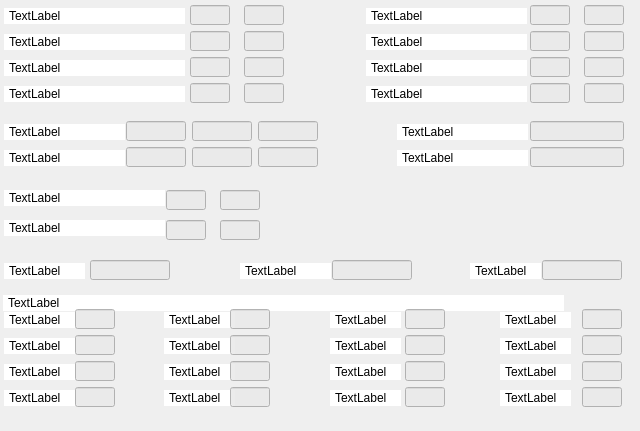
<?xml version="1.0" encoding="UTF-8"?>
<ui version="4.0">
 <class>CharPanelData</class>
 <widget class="QWidget" name="CharPanelData">
  <property name="geometry">
   <rect>
    <x>0</x>
    <y>0</y>
    <width>640</width>
    <height>431</height>
   </rect>
  </property>
  <property name="windowTitle">
   <string notr="true">Form</string>
  </property>
  <property name="styleSheet">
   <string notr="true">QLabel{
	background-color: white;
	padding: 2 2 2 2;
}
QLineEdit{
	background-color: rgba(233, 233, 233, 220);
}</string>
  </property>
  <widget class="MyLabel" name="attack_Text">
   <property name="geometry">
    <rect>
     <x>4</x>
     <y>8</y>
     <width>181</width>
     <height>16</height>
    </rect>
   </property>
   <property name="text">
    <string notr="true">TextLabel</string>
   </property>
  </widget>
  <widget class="MyLabel" name="defense_Text">
   <property name="geometry">
    <rect>
     <x>4</x>
     <y>34</y>
     <width>181</width>
     <height>16</height>
    </rect>
   </property>
   <property name="text">
    <string notr="true">TextLabel</string>
   </property>
  </widget>
  <widget class="MyLabel" name="magic_Text">
   <property name="geometry">
    <rect>
     <x>4</x>
     <y>60</y>
     <width>181</width>
     <height>16</height>
    </rect>
   </property>
   <property name="text">
    <string notr="true">TextLabel</string>
   </property>
  </widget>
  <widget class="MyLabel" name="magicDef_Text">
   <property name="geometry">
    <rect>
     <x>4</x>
     <y>86</y>
     <width>181</width>
     <height>16</height>
    </rect>
   </property>
   <property name="text">
    <string notr="true">TextLabel</string>
   </property>
  </widget>
  <widget class="MyLabel" name="speed_Text">
   <property name="geometry">
    <rect>
     <x>366</x>
     <y>8</y>
     <width>161</width>
     <height>16</height>
    </rect>
   </property>
   <property name="text">
    <string notr="true">TextLabel</string>
   </property>
  </widget>
  <widget class="MyLabel" name="luck_Text">
   <property name="geometry">
    <rect>
     <x>366</x>
     <y>34</y>
     <width>161</width>
     <height>16</height>
    </rect>
   </property>
   <property name="text">
    <string notr="true">TextLabel</string>
   </property>
  </widget>
  <widget class="MyLabel" name="evade_Text">
   <property name="geometry">
    <rect>
     <x>366</x>
     <y>60</y>
     <width>161</width>
     <height>16</height>
    </rect>
   </property>
   <property name="text">
    <string notr="true">TextLabel</string>
   </property>
  </widget>
  <widget class="MyLabel" name="hit_Text">
   <property name="geometry">
    <rect>
     <x>366</x>
     <y>86</y>
     <width>161</width>
     <height>16</height>
    </rect>
   </property>
   <property name="text">
    <string notr="true">TextLabel</string>
   </property>
  </widget>
  <widget class="MyLabel" name="hp_Text">
   <property name="geometry">
    <rect>
     <x>4</x>
     <y>124</y>
     <width>121</width>
     <height>16</height>
    </rect>
   </property>
   <property name="text">
    <string notr="true">TextLabel</string>
   </property>
  </widget>
  <widget class="MyLabel" name="mp_Text">
   <property name="geometry">
    <rect>
     <x>4</x>
     <y>150</y>
     <width>121</width>
     <height>16</height>
    </rect>
   </property>
   <property name="text">
    <string notr="true">TextLabel</string>
   </property>
  </widget>
  <widget class="MyLabel" name="curAP_Text">
   <property name="geometry">
    <rect>
     <x>397</x>
     <y>124</y>
     <width>131</width>
     <height>16</height>
    </rect>
   </property>
   <property name="text">
    <string notr="true">TextLabel</string>
   </property>
  </widget>
  <widget class="MyLabel" name="AP_got_till_next_lvl_Text">
   <property name="geometry">
    <rect>
     <x>397</x>
     <y>150</y>
     <width>131</width>
     <height>16</height>
    </rect>
   </property>
   <property name="text">
    <string notr="true">TextLabel</string>
   </property>
  </widget>
  <widget class="MyLabel" name="overdrive_Text">
   <property name="geometry">
    <rect>
     <x>4</x>
     <y>190</y>
     <width>161</width>
     <height>16</height>
    </rect>
   </property>
   <property name="text">
    <string notr="true">TextLabel</string>
   </property>
  </widget>
  <widget class="MyLabel" name="s_lv_Text">
   <property name="geometry">
    <rect>
     <x>4</x>
     <y>220</y>
     <width>161</width>
     <height>16</height>
    </rect>
   </property>
   <property name="text">
    <string notr="true">TextLabel</string>
   </property>
  </widget>
  <widget class="MyLabel" name="battles_Text">
   <property name="geometry">
    <rect>
     <x>4</x>
     <y>263</y>
     <width>81</width>
     <height>16</height>
    </rect>
   </property>
   <property name="text">
    <string notr="true">TextLabel</string>
   </property>
  </widget>
  <widget class="MyLabel" name="enemys_Text">
   <property name="geometry">
    <rect>
     <x>240</x>
     <y>263</y>
     <width>91</width>
     <height>16</height>
    </rect>
   </property>
   <property name="text">
    <string notr="true">TextLabel</string>
   </property>
  </widget>
  <widget class="MyLabel" name="deaths_Text">
   <property name="geometry">
    <rect>
     <x>470</x>
     <y>263</y>
     <width>71</width>
     <height>16</height>
    </rect>
   </property>
   <property name="text">
    <string notr="true">TextLabel</string>
   </property>
  </widget>
  <widget class="MyLabel" name="overdrive_modes_Text">
   <property name="geometry">
    <rect>
     <x>3</x>
     <y>295</y>
     <width>561</width>
     <height>16</height>
    </rect>
   </property>
   <property name="text">
    <string notr="true">TextLabel</string>
   </property>
  </widget>
  <widget class="MyLabel" name="overdrive_warrior_Text">
   <property name="geometry">
    <rect>
     <x>4</x>
     <y>312</y>
     <width>71</width>
     <height>16</height>
    </rect>
   </property>
   <property name="text">
    <string notr="true">TextLabel</string>
   </property>
  </widget>
  <widget class="MyLabel" name="overdrive_victim_Text">
   <property name="geometry">
    <rect>
     <x>4</x>
     <y>338</y>
     <width>71</width>
     <height>16</height>
    </rect>
   </property>
   <property name="text">
    <string notr="true">TextLabel</string>
   </property>
  </widget>
  <widget class="MyLabel" name="overdrive_hero_Text">
   <property name="geometry">
    <rect>
     <x>4</x>
     <y>364</y>
     <width>71</width>
     <height>16</height>
    </rect>
   </property>
   <property name="text">
    <string notr="true">TextLabel</string>
   </property>
  </widget>
  <widget class="MyLabel" name="overdrive_ally_Text">
   <property name="geometry">
    <rect>
     <x>4</x>
     <y>390</y>
     <width>71</width>
     <height>16</height>
    </rect>
   </property>
   <property name="text">
    <string notr="true">TextLabel</string>
   </property>
  </widget>
  <widget class="MyLabel" name="overdrive_comrade_Text">
   <property name="geometry">
    <rect>
     <x>164</x>
     <y>312</y>
     <width>71</width>
     <height>16</height>
    </rect>
   </property>
   <property name="text">
    <string notr="true">TextLabel</string>
   </property>
  </widget>
  <widget class="MyLabel" name="overdrive_dancer_Text">
   <property name="geometry">
    <rect>
     <x>164</x>
     <y>338</y>
     <width>71</width>
     <height>16</height>
    </rect>
   </property>
   <property name="text">
    <string notr="true">TextLabel</string>
   </property>
  </widget>
  <widget class="MyLabel" name="overdrive_rook_Text">
   <property name="geometry">
    <rect>
     <x>164</x>
     <y>364</y>
     <width>71</width>
     <height>16</height>
    </rect>
   </property>
   <property name="text">
    <string notr="true">TextLabel</string>
   </property>
  </widget>
  <widget class="MyLabel" name="overdrive_sufferer_Text">
   <property name="geometry">
    <rect>
     <x>164</x>
     <y>390</y>
     <width>71</width>
     <height>16</height>
    </rect>
   </property>
   <property name="text">
    <string notr="true">TextLabel</string>
   </property>
  </widget>
  <widget class="MyLabel" name="overdrive_healer_Text">
   <property name="geometry">
    <rect>
     <x>330</x>
     <y>312</y>
     <width>71</width>
     <height>16</height>
    </rect>
   </property>
   <property name="text">
    <string notr="true">TextLabel</string>
   </property>
  </widget>
  <widget class="MyLabel" name="overdrive_avenger_Text">
   <property name="geometry">
    <rect>
     <x>330</x>
     <y>338</y>
     <width>71</width>
     <height>16</height>
    </rect>
   </property>
   <property name="text">
    <string notr="true">TextLabel</string>
   </property>
  </widget>
  <widget class="MyLabel" name="overdrive_victor_Text">
   <property name="geometry">
    <rect>
     <x>330</x>
     <y>364</y>
     <width>71</width>
     <height>16</height>
    </rect>
   </property>
   <property name="text">
    <string notr="true">TextLabel</string>
   </property>
  </widget>
  <widget class="MyLabel" name="overdrive_daredevil_Text">
   <property name="geometry">
    <rect>
     <x>330</x>
     <y>390</y>
     <width>71</width>
     <height>16</height>
    </rect>
   </property>
   <property name="text">
    <string notr="true">TextLabel</string>
   </property>
  </widget>
  <widget class="MyLabel" name="overdrive_tactician_Text">
   <property name="geometry">
    <rect>
     <x>500</x>
     <y>312</y>
     <width>71</width>
     <height>16</height>
    </rect>
   </property>
   <property name="text">
    <string notr="true">TextLabel</string>
   </property>
  </widget>
  <widget class="MyLabel" name="overdrive_slayer_Text">
   <property name="geometry">
    <rect>
     <x>500</x>
     <y>338</y>
     <width>71</width>
     <height>16</height>
    </rect>
   </property>
   <property name="text">
    <string notr="true">TextLabel</string>
   </property>
  </widget>
  <widget class="MyLabel" name="overdrive_coward_Text">
   <property name="geometry">
    <rect>
     <x>500</x>
     <y>364</y>
     <width>71</width>
     <height>16</height>
    </rect>
   </property>
   <property name="text">
    <string notr="true">TextLabel</string>
   </property>
  </widget>
  <widget class="MyLabel" name="overdrive_solo_Text">
   <property name="geometry">
    <rect>
     <x>500</x>
     <y>390</y>
     <width>71</width>
     <height>16</height>
    </rect>
   </property>
   <property name="text">
    <string notr="true">TextLabel</string>
   </property>
  </widget>
  <widget class="QLineEdit" name="attack_basic">
   <property name="geometry">
    <rect>
     <x>190</x>
     <y>5</y>
     <width>40</width>
     <height>20</height>
    </rect>
   </property>
   <property name="inputMask">
    <string notr="true"/>
   </property>
   <property name="text">
    <string notr="true"/>
   </property>
   <property name="placeholderText">
    <string notr="true"/>
   </property>
  </widget>
  <widget class="QLineEdit" name="attack_current">
   <property name="geometry">
    <rect>
     <x>244</x>
     <y>5</y>
     <width>40</width>
     <height>20</height>
    </rect>
   </property>
   <property name="inputMask">
    <string notr="true"/>
   </property>
   <property name="text">
    <string notr="true"/>
   </property>
   <property name="placeholderText">
    <string notr="true"/>
   </property>
  </widget>
  <widget class="QLineEdit" name="defense_basic">
   <property name="geometry">
    <rect>
     <x>190</x>
     <y>31</y>
     <width>40</width>
     <height>20</height>
    </rect>
   </property>
   <property name="inputMask">
    <string notr="true"/>
   </property>
   <property name="text">
    <string notr="true"/>
   </property>
   <property name="placeholderText">
    <string notr="true"/>
   </property>
  </widget>
  <widget class="QLineEdit" name="defense_current">
   <property name="geometry">
    <rect>
     <x>244</x>
     <y>31</y>
     <width>40</width>
     <height>20</height>
    </rect>
   </property>
   <property name="inputMask">
    <string notr="true"/>
   </property>
   <property name="text">
    <string notr="true"/>
   </property>
   <property name="placeholderText">
    <string notr="true"/>
   </property>
  </widget>
  <widget class="QLineEdit" name="magic_basic">
   <property name="geometry">
    <rect>
     <x>190</x>
     <y>57</y>
     <width>40</width>
     <height>20</height>
    </rect>
   </property>
   <property name="inputMask">
    <string notr="true"/>
   </property>
   <property name="text">
    <string notr="true"/>
   </property>
   <property name="placeholderText">
    <string notr="true"/>
   </property>
  </widget>
  <widget class="QLineEdit" name="magic_current">
   <property name="geometry">
    <rect>
     <x>244</x>
     <y>57</y>
     <width>40</width>
     <height>20</height>
    </rect>
   </property>
   <property name="inputMask">
    <string notr="true"/>
   </property>
   <property name="text">
    <string notr="true"/>
   </property>
   <property name="placeholderText">
    <string notr="true"/>
   </property>
  </widget>
  <widget class="QLineEdit" name="magicDef_basic">
   <property name="geometry">
    <rect>
     <x>190</x>
     <y>83</y>
     <width>40</width>
     <height>20</height>
    </rect>
   </property>
   <property name="inputMask">
    <string notr="true"/>
   </property>
   <property name="text">
    <string notr="true"/>
   </property>
   <property name="placeholderText">
    <string notr="true"/>
   </property>
  </widget>
  <widget class="QLineEdit" name="magicDef_current">
   <property name="geometry">
    <rect>
     <x>244</x>
     <y>83</y>
     <width>40</width>
     <height>20</height>
    </rect>
   </property>
   <property name="inputMask">
    <string notr="true"/>
   </property>
   <property name="text">
    <string notr="true"/>
   </property>
   <property name="placeholderText">
    <string notr="true"/>
   </property>
  </widget>
  <widget class="QLineEdit" name="speed_basic">
   <property name="geometry">
    <rect>
     <x>530</x>
     <y>5</y>
     <width>40</width>
     <height>20</height>
    </rect>
   </property>
   <property name="inputMask">
    <string notr="true"/>
   </property>
   <property name="text">
    <string notr="true"/>
   </property>
   <property name="placeholderText">
    <string notr="true"/>
   </property>
  </widget>
  <widget class="QLineEdit" name="speed_current">
   <property name="geometry">
    <rect>
     <x>584</x>
     <y>5</y>
     <width>40</width>
     <height>20</height>
    </rect>
   </property>
   <property name="inputMask">
    <string notr="true"/>
   </property>
   <property name="text">
    <string notr="true"/>
   </property>
   <property name="placeholderText">
    <string notr="true"/>
   </property>
  </widget>
  <widget class="QLineEdit" name="luck_basic">
   <property name="geometry">
    <rect>
     <x>530</x>
     <y>31</y>
     <width>40</width>
     <height>20</height>
    </rect>
   </property>
   <property name="inputMask">
    <string notr="true"/>
   </property>
   <property name="text">
    <string notr="true"/>
   </property>
   <property name="placeholderText">
    <string notr="true"/>
   </property>
  </widget>
  <widget class="QLineEdit" name="luck_current">
   <property name="geometry">
    <rect>
     <x>584</x>
     <y>31</y>
     <width>40</width>
     <height>20</height>
    </rect>
   </property>
   <property name="inputMask">
    <string notr="true"/>
   </property>
   <property name="text">
    <string notr="true"/>
   </property>
   <property name="placeholderText">
    <string notr="true"/>
   </property>
  </widget>
  <widget class="QLineEdit" name="evade_basic">
   <property name="geometry">
    <rect>
     <x>530</x>
     <y>57</y>
     <width>40</width>
     <height>20</height>
    </rect>
   </property>
   <property name="inputMask">
    <string notr="true"/>
   </property>
   <property name="text">
    <string notr="true"/>
   </property>
   <property name="placeholderText">
    <string notr="true"/>
   </property>
  </widget>
  <widget class="QLineEdit" name="evade_current">
   <property name="geometry">
    <rect>
     <x>584</x>
     <y>57</y>
     <width>40</width>
     <height>20</height>
    </rect>
   </property>
   <property name="inputMask">
    <string notr="true"/>
   </property>
   <property name="text">
    <string notr="true"/>
   </property>
   <property name="placeholderText">
    <string notr="true"/>
   </property>
  </widget>
  <widget class="QLineEdit" name="hit_basic">
   <property name="geometry">
    <rect>
     <x>530</x>
     <y>83</y>
     <width>40</width>
     <height>20</height>
    </rect>
   </property>
   <property name="inputMask">
    <string notr="true"/>
   </property>
   <property name="text">
    <string notr="true"/>
   </property>
   <property name="placeholderText">
    <string notr="true"/>
   </property>
  </widget>
  <widget class="QLineEdit" name="hit_current">
   <property name="geometry">
    <rect>
     <x>584</x>
     <y>83</y>
     <width>40</width>
     <height>20</height>
    </rect>
   </property>
   <property name="inputMask">
    <string notr="true"/>
   </property>
   <property name="text">
    <string notr="true"/>
   </property>
   <property name="placeholderText">
    <string notr="true"/>
   </property>
  </widget>
  <widget class="QLineEdit" name="hp_current">
   <property name="geometry">
    <rect>
     <x>126</x>
     <y>121</y>
     <width>60</width>
     <height>20</height>
    </rect>
   </property>
   <property name="inputMask">
    <string notr="true"/>
   </property>
   <property name="text">
    <string notr="true"/>
   </property>
   <property name="placeholderText">
    <string notr="true"/>
   </property>
  </widget>
  <widget class="QLineEdit" name="hp_max">
   <property name="geometry">
    <rect>
     <x>192</x>
     <y>121</y>
     <width>60</width>
     <height>20</height>
    </rect>
   </property>
   <property name="inputMask">
    <string notr="true"/>
   </property>
   <property name="text">
    <string notr="true"/>
   </property>
   <property name="placeholderText">
    <string notr="true"/>
   </property>
  </widget>
  <widget class="QLineEdit" name="hp_max_base">
   <property name="geometry">
    <rect>
     <x>258</x>
     <y>121</y>
     <width>60</width>
     <height>20</height>
    </rect>
   </property>
   <property name="inputMask">
    <string notr="true"/>
   </property>
   <property name="text">
    <string notr="true"/>
   </property>
   <property name="placeholderText">
    <string notr="true"/>
   </property>
  </widget>
  <widget class="QLineEdit" name="mp_current">
   <property name="geometry">
    <rect>
     <x>126</x>
     <y>147</y>
     <width>60</width>
     <height>20</height>
    </rect>
   </property>
   <property name="inputMask">
    <string notr="true"/>
   </property>
   <property name="text">
    <string notr="true"/>
   </property>
   <property name="placeholderText">
    <string notr="true"/>
   </property>
  </widget>
  <widget class="QLineEdit" name="mp_max">
   <property name="geometry">
    <rect>
     <x>192</x>
     <y>147</y>
     <width>60</width>
     <height>20</height>
    </rect>
   </property>
   <property name="inputMask">
    <string notr="true"/>
   </property>
   <property name="text">
    <string notr="true"/>
   </property>
   <property name="placeholderText">
    <string notr="true"/>
   </property>
  </widget>
  <widget class="QLineEdit" name="mp_max_base">
   <property name="geometry">
    <rect>
     <x>258</x>
     <y>147</y>
     <width>60</width>
     <height>20</height>
    </rect>
   </property>
   <property name="inputMask">
    <string notr="true"/>
   </property>
   <property name="text">
    <string notr="true"/>
   </property>
   <property name="placeholderText">
    <string notr="true"/>
   </property>
  </widget>
  <widget class="QLineEdit" name="curAP">
   <property name="geometry">
    <rect>
     <x>530</x>
     <y>121</y>
     <width>94</width>
     <height>20</height>
    </rect>
   </property>
   <property name="inputMask">
    <string notr="true"/>
   </property>
   <property name="text">
    <string notr="true"/>
   </property>
   <property name="placeholderText">
    <string notr="true"/>
   </property>
  </widget>
  <widget class="QLineEdit" name="AP_got_till_next_lvl">
   <property name="geometry">
    <rect>
     <x>530</x>
     <y>147</y>
     <width>94</width>
     <height>20</height>
    </rect>
   </property>
   <property name="inputMask">
    <string notr="true"/>
   </property>
   <property name="text">
    <string notr="true"/>
   </property>
   <property name="placeholderText">
    <string notr="true"/>
   </property>
  </widget>
  <widget class="QLineEdit" name="overdrive_current">
   <property name="geometry">
    <rect>
     <x>166</x>
     <y>190</y>
     <width>40</width>
     <height>20</height>
    </rect>
   </property>
   <property name="inputMask">
    <string notr="true"/>
   </property>
   <property name="text">
    <string notr="true"/>
   </property>
   <property name="placeholderText">
    <string notr="true"/>
   </property>
  </widget>
  <widget class="QLineEdit" name="overdrive_max">
   <property name="geometry">
    <rect>
     <x>220</x>
     <y>190</y>
     <width>40</width>
     <height>20</height>
    </rect>
   </property>
   <property name="inputMask">
    <string notr="true"/>
   </property>
   <property name="text">
    <string notr="true"/>
   </property>
   <property name="placeholderText">
    <string notr="true"/>
   </property>
  </widget>
  <widget class="QLineEdit" name="s_lv_current">
   <property name="geometry">
    <rect>
     <x>166</x>
     <y>220</y>
     <width>40</width>
     <height>20</height>
    </rect>
   </property>
   <property name="inputMask">
    <string notr="true"/>
   </property>
   <property name="text">
    <string notr="true"/>
   </property>
   <property name="placeholderText">
    <string notr="true"/>
   </property>
  </widget>
  <widget class="QLineEdit" name="s_lv_used">
   <property name="geometry">
    <rect>
     <x>220</x>
     <y>220</y>
     <width>40</width>
     <height>20</height>
    </rect>
   </property>
   <property name="inputMask">
    <string notr="true"/>
   </property>
   <property name="text">
    <string notr="true"/>
   </property>
   <property name="placeholderText">
    <string notr="true"/>
   </property>
  </widget>
  <widget class="QLineEdit" name="battles">
   <property name="geometry">
    <rect>
     <x>90</x>
     <y>260</y>
     <width>80</width>
     <height>20</height>
    </rect>
   </property>
   <property name="inputMask">
    <string notr="true"/>
   </property>
   <property name="text">
    <string notr="true"/>
   </property>
   <property name="placeholderText">
    <string notr="true"/>
   </property>
  </widget>
  <widget class="QLineEdit" name="enemys">
   <property name="geometry">
    <rect>
     <x>332</x>
     <y>260</y>
     <width>80</width>
     <height>20</height>
    </rect>
   </property>
   <property name="inputMask">
    <string notr="true"/>
   </property>
   <property name="text">
    <string notr="true"/>
   </property>
   <property name="placeholderText">
    <string notr="true"/>
   </property>
  </widget>
  <widget class="QLineEdit" name="deaths">
   <property name="geometry">
    <rect>
     <x>542</x>
     <y>260</y>
     <width>80</width>
     <height>20</height>
    </rect>
   </property>
   <property name="inputMask">
    <string notr="true"/>
   </property>
   <property name="text">
    <string notr="true"/>
   </property>
   <property name="placeholderText">
    <string notr="true"/>
   </property>
  </widget>
  <widget class="QLineEdit" name="overdrive_warrior">
   <property name="geometry">
    <rect>
     <x>75</x>
     <y>309</y>
     <width>40</width>
     <height>20</height>
    </rect>
   </property>
   <property name="inputMask">
    <string notr="true"/>
   </property>
   <property name="text">
    <string notr="true"/>
   </property>
   <property name="placeholderText">
    <string notr="true"/>
   </property>
  </widget>
  <widget class="QLineEdit" name="overdrive_victim">
   <property name="geometry">
    <rect>
     <x>75</x>
     <y>335</y>
     <width>40</width>
     <height>20</height>
    </rect>
   </property>
   <property name="inputMask">
    <string notr="true"/>
   </property>
   <property name="text">
    <string notr="true"/>
   </property>
   <property name="placeholderText">
    <string notr="true"/>
   </property>
  </widget>
  <widget class="QLineEdit" name="overdrive_hero">
   <property name="geometry">
    <rect>
     <x>75</x>
     <y>361</y>
     <width>40</width>
     <height>20</height>
    </rect>
   </property>
   <property name="inputMask">
    <string notr="true"/>
   </property>
   <property name="text">
    <string notr="true"/>
   </property>
   <property name="placeholderText">
    <string notr="true"/>
   </property>
  </widget>
  <widget class="QLineEdit" name="overdrive_ally">
   <property name="geometry">
    <rect>
     <x>75</x>
     <y>387</y>
     <width>40</width>
     <height>20</height>
    </rect>
   </property>
   <property name="inputMask">
    <string notr="true"/>
   </property>
   <property name="text">
    <string notr="true"/>
   </property>
   <property name="placeholderText">
    <string notr="true"/>
   </property>
  </widget>
  <widget class="QLineEdit" name="overdrive_comrade">
   <property name="geometry">
    <rect>
     <x>230</x>
     <y>309</y>
     <width>40</width>
     <height>20</height>
    </rect>
   </property>
   <property name="inputMask">
    <string notr="true"/>
   </property>
   <property name="text">
    <string notr="true"/>
   </property>
   <property name="placeholderText">
    <string notr="true"/>
   </property>
  </widget>
  <widget class="QLineEdit" name="overdrive_dancer">
   <property name="geometry">
    <rect>
     <x>230</x>
     <y>335</y>
     <width>40</width>
     <height>20</height>
    </rect>
   </property>
   <property name="inputMask">
    <string notr="true"/>
   </property>
   <property name="text">
    <string notr="true"/>
   </property>
   <property name="placeholderText">
    <string notr="true"/>
   </property>
  </widget>
  <widget class="QLineEdit" name="overdrive_rook">
   <property name="geometry">
    <rect>
     <x>230</x>
     <y>361</y>
     <width>40</width>
     <height>20</height>
    </rect>
   </property>
   <property name="inputMask">
    <string notr="true"/>
   </property>
   <property name="text">
    <string notr="true"/>
   </property>
   <property name="placeholderText">
    <string notr="true"/>
   </property>
  </widget>
  <widget class="QLineEdit" name="overdrive_sufferer">
   <property name="geometry">
    <rect>
     <x>230</x>
     <y>387</y>
     <width>40</width>
     <height>20</height>
    </rect>
   </property>
   <property name="inputMask">
    <string notr="true"/>
   </property>
   <property name="text">
    <string notr="true"/>
   </property>
   <property name="placeholderText">
    <string notr="true"/>
   </property>
  </widget>
  <widget class="QLineEdit" name="overdrive_healer">
   <property name="geometry">
    <rect>
     <x>405</x>
     <y>309</y>
     <width>40</width>
     <height>20</height>
    </rect>
   </property>
   <property name="inputMask">
    <string notr="true"/>
   </property>
   <property name="text">
    <string notr="true"/>
   </property>
   <property name="placeholderText">
    <string notr="true"/>
   </property>
  </widget>
  <widget class="QLineEdit" name="overdrive_avenger">
   <property name="geometry">
    <rect>
     <x>405</x>
     <y>335</y>
     <width>40</width>
     <height>20</height>
    </rect>
   </property>
   <property name="inputMask">
    <string notr="true"/>
   </property>
   <property name="text">
    <string notr="true"/>
   </property>
   <property name="placeholderText">
    <string notr="true"/>
   </property>
  </widget>
  <widget class="QLineEdit" name="overdrive_victor">
   <property name="geometry">
    <rect>
     <x>405</x>
     <y>361</y>
     <width>40</width>
     <height>20</height>
    </rect>
   </property>
   <property name="inputMask">
    <string notr="true"/>
   </property>
   <property name="text">
    <string notr="true"/>
   </property>
   <property name="placeholderText">
    <string notr="true"/>
   </property>
  </widget>
  <widget class="QLineEdit" name="overdrive_daredevil">
   <property name="geometry">
    <rect>
     <x>405</x>
     <y>387</y>
     <width>40</width>
     <height>20</height>
    </rect>
   </property>
   <property name="inputMask">
    <string notr="true"/>
   </property>
   <property name="text">
    <string notr="true"/>
   </property>
   <property name="placeholderText">
    <string notr="true"/>
   </property>
  </widget>
  <widget class="QLineEdit" name="overdrive_tactician">
   <property name="geometry">
    <rect>
     <x>582</x>
     <y>309</y>
     <width>40</width>
     <height>20</height>
    </rect>
   </property>
   <property name="inputMask">
    <string notr="true"/>
   </property>
   <property name="text">
    <string notr="true"/>
   </property>
   <property name="placeholderText">
    <string notr="true"/>
   </property>
  </widget>
  <widget class="QLineEdit" name="overdrive_slayer">
   <property name="geometry">
    <rect>
     <x>582</x>
     <y>335</y>
     <width>40</width>
     <height>20</height>
    </rect>
   </property>
   <property name="inputMask">
    <string notr="true"/>
   </property>
   <property name="text">
    <string notr="true"/>
   </property>
   <property name="placeholderText">
    <string notr="true"/>
   </property>
  </widget>
  <widget class="QLineEdit" name="overdrive_coward">
   <property name="geometry">
    <rect>
     <x>582</x>
     <y>361</y>
     <width>40</width>
     <height>20</height>
    </rect>
   </property>
   <property name="inputMask">
    <string notr="true"/>
   </property>
   <property name="text">
    <string notr="true"/>
   </property>
   <property name="placeholderText">
    <string notr="true"/>
   </property>
  </widget>
  <widget class="QLineEdit" name="overdrive_solo">
   <property name="geometry">
    <rect>
     <x>582</x>
     <y>387</y>
     <width>40</width>
     <height>20</height>
    </rect>
   </property>
   <property name="inputMask">
    <string notr="true"/>
   </property>
   <property name="text">
    <string notr="true"/>
   </property>
   <property name="placeholderText">
    <string notr="true"/>
   </property>
  </widget>
 </widget>
 <customwidgets>
  <customwidget>
   <class>MyLabel</class>
   <extends>QLabel</extends>
   <header>MyLabel.hpp</header>
  </customwidget>
 </customwidgets>
 <resources/>
 <connections/>
</ui>
